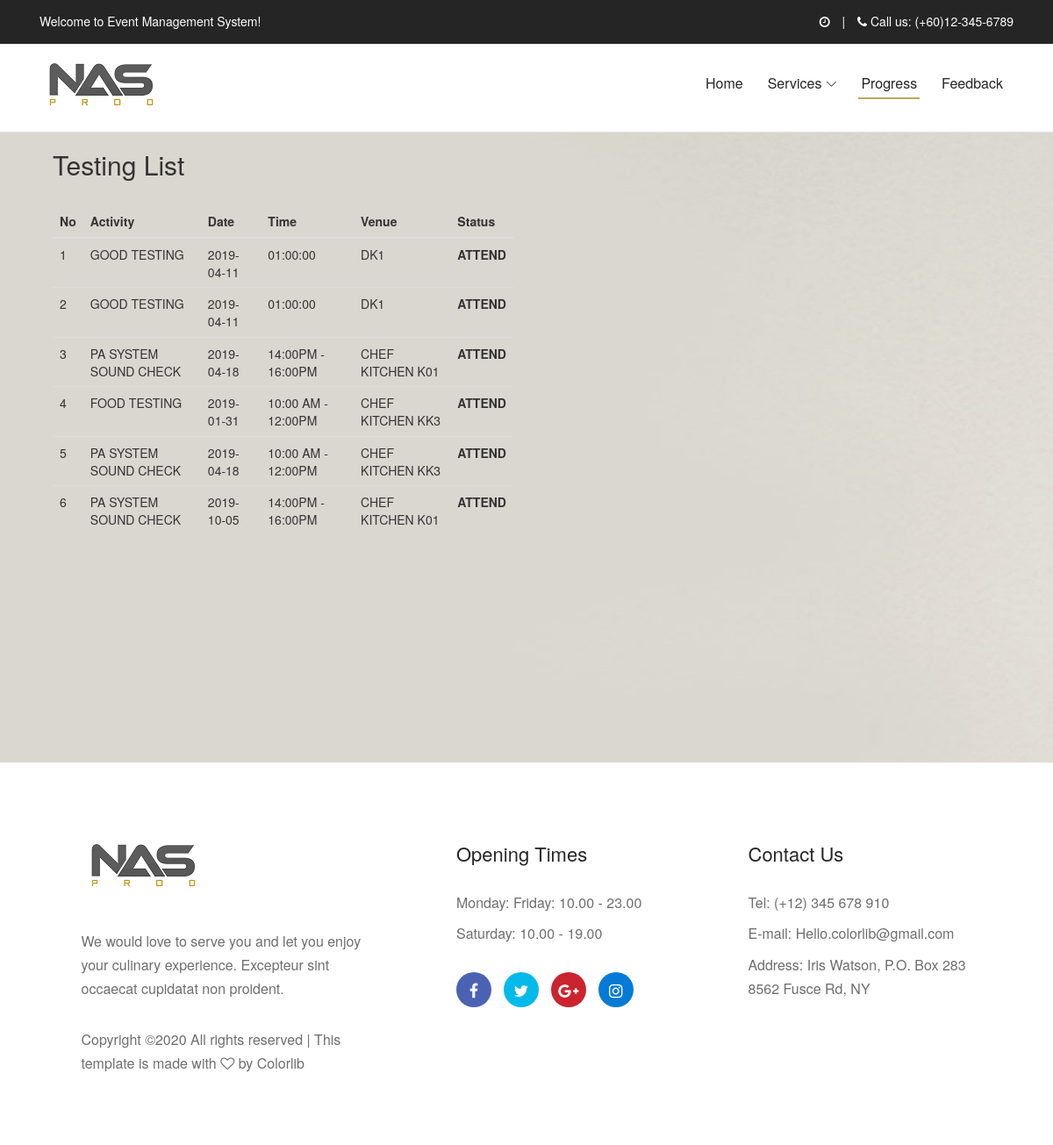
The app's page /view/SupplierInterface/progdetailsInterface.php with its own data.
### tables this page shows
CREATE TABLE `details` (
  `id` int(11) NOT NULL,
  `testing` varchar(50) NOT NULL,
  `datetesting` date NOT NULL,
  `timetesting` varchar(50) NOT NULL,
  `venue` varchar(50) NOT NULL
);

### libs/database.php (called while the page is built, shortened)
<?php
class DB
{
  public static function connect($value='')
  {
    $pdo = new PDO(DB_TYPE.':host='.DB_HOST.';dbname='.DB_NAME, DB_USER, DB_PASS);
    $pdo->setAttribute(PDO::ATTR_ERRMODE, PDO::ERRMODE_EXCEPTION);
    return $pdo;
  }
  public static function run($sql, $args = NULL)
    {
        if (!$args)
        {
             return DB::connect()->query($sql);
        }
        $stmt = DB::connect()->prepare($sql);
        $stmt->execute($args);
        return $stmt;
    }
}
?>

### model/SupplierData/progressInfo.php (called while the page is built, shortened)
<?php
require_once '../../libs/database.php';
class progressInfo
{
	public static function All()	{
		$query = "SELECT * FROM details";
		try {
	    	if ($stmt = DB::run($query)) {
				$testing = $stmt->fetchAll(PDO::FETCH_ASSOC);
				return $testing;
			};
		} catch (PDOException $e) {
			return $e->getMessage();
		}
	}
}
?>

### controller/SupplierController/progressController.php (called while the page is built, shortened)
<?php
require_once '../../model/SupplierData/progressInfo.php';
class progressController {
	   public function index($value=''){
		$testing = progressInfo::All();
		return $testing;
	}
    }
?>

### view/SupplierInterface/progdetailsInterface.php (the view, shortened to what this page needs)
<?php
require_once '../../controller/SupplierController/progressController.php';
$data = new progressController();
$result = $data->index();
?>
<!DOCTYPE html>
<html lang="en">
<head>
    <link rel="stylesheet" href="../../libs/css/style0.css">
    <link type="text/css" href="../../libs/css/payment.css" rel="stylesheet">
    <link href="bootstrap.css" rel="stylesheet" type="text/css">
</head>
<body>
    <header class="header-area">
    <div class="top-header-area">
    <div class="container h-100">
    <div class="row h-100 align-items-center">
    <div class="col-5">
    <div class="top-header-content">
        <p>Welcome to Event Management System!</p>
    </div>
    </div>
    <div class="col-7">
    <div class="top-header-content text-right">
        <p><i class="fa fa-clock-o" aria-hidden="true"></i><span id="date"></span> <span class="mx-2"></span> | <span class="mx-2"></span> <i class="fa fa-phone" aria-hidden="true"></i> Call us: (+60)12-345-6789</p>
    </div>
    </div>
    </div>
    </div>
    </div>
    <div class="main-header-area">
    <div class="classy-nav-container breakpoint-off">
    <div class="container">
    <nav class="classy-navbar justify-content-between" id="akameNav">
    <a class="nav-brand" href="SupplierHomeInterface.html"><img src="../../libs/img/core-img/logo12.png" alt=""></a>
    <div class="classy-menu">
        <div class="classynav">
            <ul id="nav">
                <li><a href="SupplierHomeInterface.html">Home</a></li>
                <li><a href="#">Services</a>
                </li>
                <li class="active"><a href="progressInterface.php">Progress</a></li>
                <li><a href="feedbackInterface.php">Feedback</a></li>
                </ul>
        </div>
    </div>
    </nav>
    </div>
    </div>
    </div>
    </header>
    <section>
    <div class="single-welcome-slide bg-img" style="background-image: url(../../libs/img/bg-img/100.png);">
    <div class="welcome-content h-100">
    <div class="container h-100">
    <div class="col-12 col-md-9 col-lg-6">
        <h2>Testing List</h2><br>
    <div class="card-body table-responsive p-0">
        <table class="table table-hover">
            <thead>
            <tr>
                <th><b>No</b></th>
                <th><b>Activity</b></th>
				<th><b>Date</b></th>
				<th><b>Time</b></th>
				<th><b>Venue</b></th>
				<th><b>Status</b></th>
            </tr>
            </thead>
            <tbody>
             <?php foreach ($result as $res) { ?>
            <tr>
                <tr>
                    <td><?php echo $res['id']; ?></td>
                    <td><?php echo $res['testing']; ?></td>
				    <td><?php echo $res['datetesting']; ?></td>
				    <td><?php echo $res['timetesting']; ?></td>
				    <td><?php echo $res['venue']; ?></td>
				    <td><b>ATTEND</b></td>
                </tr>
            </tr><?php } ?>
            </tbody>
        </table>
    </div>
    </div>
    </div>
    </div>
    </div>
    </section>
    <footer class="footer-area section-padding-80-0">
        <div class="container">
            <div class="row justify-content-between">
                <div class="col-12 col-sm-6 col-md-4">
                    <div class="single-footer-widget mb-80">
                        <a href="#" class="footer-logo"><img src="../../libs/img/core-img/logo12.png" alt=""></a>
                        <p class="mb-30">We would love to serve you and let you enjoy your culinary experience. Excepteur sint occaecat cupidatat non proident.</p>
                        <div class="copywrite-text">
                            <p>
Copyright &copy;<script>document.write(new Date().getFullYear());</script> All rights reserved | This template is made with <i class="fa fa-heart-o" aria-hidden="true"></i> by <a href="https://colorlib.com" target="_blank">Colorlib</a>
</p>
                        </div>
                    </div>
                </div>
                <div class="col-12 col-sm-6 col-md-4 col-xl-3">
                    <div class="single-footer-widget mb-80">
                        <h4 class="widget-title">Opening times</h4>
                        <div class="open-time">
                            <p>Monday: Friday: 10.00 - 23.00</p>
                            <p>Saturday: 10.00 - 19.00</p>
                        </div>
                        <div class="social-info">
                            <a href="#" class="facebook"><i class="fa fa-facebook"></i></a>
                            <a href="#" class="twitter"><i class="fa fa-twitter"></i></a>
                            <a href="#" class="google-plus"><i class="fa fa-google-plus"></i></a>
                            <a href="#" class="instagram"><i class="fa fa-instagram"></i></a>
                        </div>
                    </div>
                </div>
                <div class="col-12 col-md-4 col-xl-3">
                    <div class="single-footer-widget mb-80">
                        <h4 class="widget-title">Contact Us</h4>
                        <div class="contact-address">
                            <p>Tel: (+12) 345 678 910</p>
                            <p>E-mail: Hello.colorlib@gmail.com</p>
                            <p>Address: Iris Watson, P.O. Box 283 8562 Fusce Rd, NY</p>
                        </div>
                    </div>
                </div>
            </div>
        </div>
    </footer>
    </body>
</html>

### libs/css/style0.css (style rules this page uses)
* { margin: 0; padding: 0; }
body { font-family: "Open Sans", sans-serif; font-weight: 400; font-size: 16px; position: relative; z-index: auto; }
h1, h2, h3, h4, h5, h6 { font-family: "Playfair Display", serif; color: #252525; line-height: 1.3; font-weight: 400; }
a, a:active, a:focus, a:hover { color: #252525; text-decoration: none; -webkit-transition-duration: 500ms; -o-transition-duration: 500ms; transition-duration: 500ms; outline: none; font-weight: 400; }
li { list-style: none; }
p { line-height: 1.7; color: #6e6e6e; font-size: 16px; font-weight: 400; }
img { max-width: 100%; height: auto; }
ul { margin: 0; padding: 0; }
ul li { margin: 0; padding: 0; }
.bg-img { background-position: center center; background-size: cover; background-repeat: no-repeat; }
.mb-30 { margin-bottom: 30px; }
.mb-80 { margin-bottom: 80px; }
.section-padding-80-0 { padding-top: 80px; padding-bottom: 0; }
.header-area { position: relative; z-index: 10; width: 100%; -webkit-transition-duration: 500ms; -o-transition-duration: 500ms; transition-duration: 500ms; border-bottom: 1px solid #e5e5e5; }
.header-area .top-header-area { position: relative; z-index: 1; background-color: #252525; width: 100%; height: 50px; }
.header-area .top-header-area .top-header-content p { margin-bottom: 0; font-size: 14px; color: #ffffff; }
.classy-nav-container { background-color: transparent; padding: 0; }
.classy-nav-container .classy-navbar { -webkit-transition-duration: 500ms; -o-transition-duration: 500ms; transition-duration: 500ms; height: 100px; padding: 0; }
.classy-nav-container .classy-navbar .classynav ul li a { font-size: 16px; text-transform: capitalize; color: #252525; }
.classynav ul li.active a { position: relative; z-index: 1; }
.classynav ul li.active a::before { width: 80%; height: 2px; background-color: #bca858; position: absolute; bottom: 0; left: 10%; z-index: 1; content: ''; }
.classynav ul li.has-down > a::after, .classynav ul li.has-down.active > a::after, .classynav ul li.megamenu-item > a::after { color: #252525; }
.single-welcome-slide { position: relative; z-index: 2; width: 100%; height: 720px; background-color: #ffffff; }
.footer-area { position: relative; z-index: 1; }
.single-footer-widget { position: relative; z-index: 1; }
.single-footer-widget .widget-title { font-size: 22px; color: #252525; margin-bottom: 30px; display: block; text-transform: capitalize; }
.single-footer-widget .open-time p { margin-bottom: 8px; }
.single-footer-widget .open-time p:last-child { margin-bottom: 0; }
.single-footer-widget .social-info { position: relative; z-index: 1; margin-top: 30px; }
.single-footer-widget .social-info a { display: inline-block; font-size: 18px; color: #ffffff; width: 40px; height: 40px; border-radius: 50%; margin-right: 10px; text-align: center; line-height: 40px; }
.single-footer-widget .social-info a.facebook { background-color: #4b62b3; }
.single-footer-widget .social-info a.twitter { background-color: #03baeb; }
.single-footer-widget .social-info a.google-plus { background-color: #cb242e; }
.single-footer-widget .social-info a.instagram { background-color: #057ad7; }
.single-footer-widget .contact-address p { margin-bottom: 8px; }
.single-footer-widget .contact-address p:last-child { margin-bottom: 0; }
.single-footer-widget .footer-logo { display: block; margin-bottom: 30px; }
.copywrite-text { position: relative; z-index: 1; }
.copywrite-text p { font-size: 16px; color: #6e6e6e; margin-bottom: 0; }
.copywrite-text p a { color: #6e6e6e; font-size: 16px; }

### records on screen
details: id "1", testing "GOOD TESTING", datetesting "2019-04-11", timetesting "01:00:00", venue "DK1"
details: id "2", testing "GOOD TESTING", datetesting "2019-04-11", timetesting "01:00:00", venue "DK1"
details: id "3", testing "PA SYSTEM SOUND CHECK", datetesting "2019-04-18", timetesting "14:00PM - 16:00PM", venue "CHEF KITCHEN K01"
details: id "4", testing "FOOD TESTING", datetesting "2019-01-31", timetesting "10:00 AM - 12:00PM", venue "CHEF KITCHEN KK3"
details: id "5", testing "PA SYSTEM SOUND CHECK", datetesting "2019-04-18", timetesting "10:00 AM - 12:00PM", venue "CHEF KITCHEN KK3"
details: id "6", testing "PA SYSTEM SOUND CHECK", datetesting "2019-10-05", timetesting "14:00PM - 16:00PM", venue "CHEF KITCHEN K01"
